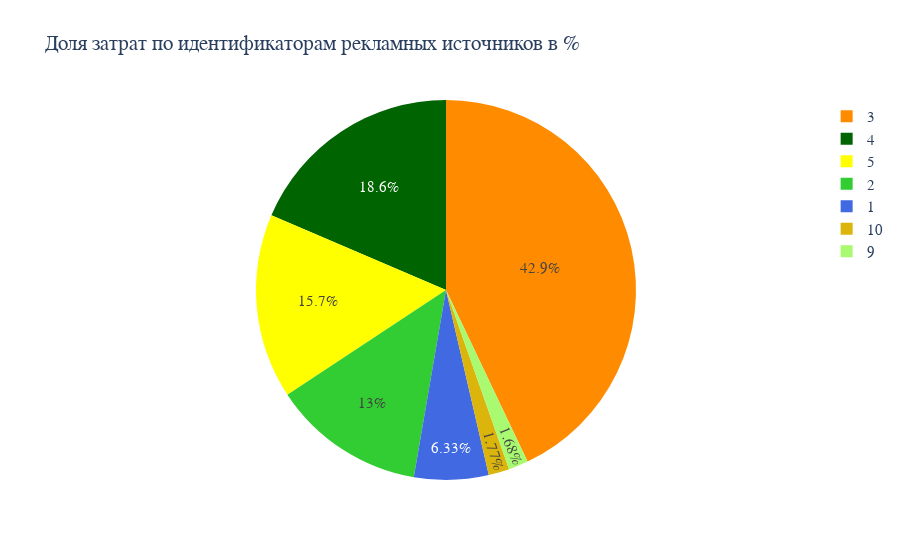

Notebook code cell kept with this figure:
### Code cell
name = costs_per_source['source_id']
values = costs_per_source['in_percents']
colors=["royalblue","limegreen", "darkorange", "darkgreen", "yellow", "#a9f971", "#dbb40c"]

fig = go.Figure(data=[go.Pie(labels=name, values=values)])
fig.update_layout(
    title="Доля затрат по идентификаторам рекламных источников в %",
    font=dict(
        family="Helvetica Neue",
        size=15
    ))
fig.update_traces(marker=dict(colors=colors))
fig.show()

### Figure 1 — Plotly figure (JSON) as saved in the notebook; plotly's stock layout.template omitted (floating-point values rounded to 4 significant figures)
{"data": [{"labels": [1, 2, 3, 4, 5, 9, 10], "marker": {"colors": ["royalblue", "limegreen", "darkorange", "darkgreen", "yellow", "#a9f971", "#dbb40c"]}, "type": "pie", "values": [6.33, 13.01, 42.94, 18.56, 15.73, 1.676, 1.769]}], "layout": {"font": {"family": "Helvetica Neue", "size": 15}, "title": {"text": "Доля затрат по идентификаторам рекламных источников в %"}}}
